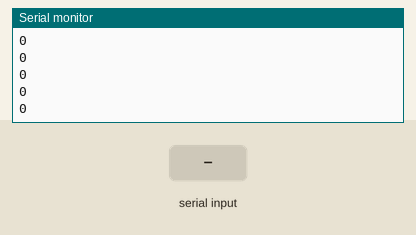
This sketch was run on a simulated Arduino Uno, built with avr-gcc and run on an emulated ATmega328P. Parts: the last lines printed to the serial monitor. The test bench sets the inputs (shaded band).

Above: at 1.2 s.
1.3 s: "90,45\n" received over Serial
At 2.3 s:
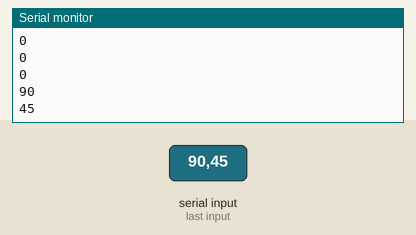
2.8 s: "30,150\n" received over Serial
At 3.5 s:
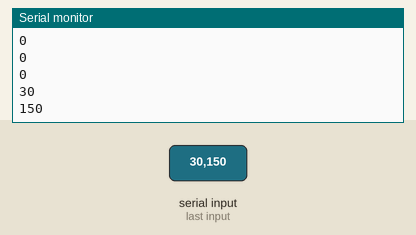
Timing chart, 0 to 5.8 s (numbered marks = the images above; inputs shaded):
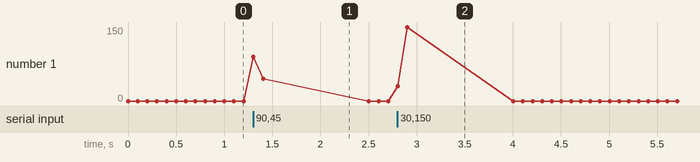

Measured:
- after the input at 1.3 s, the serial monitor: prints a new line at once (image 1)
- after the input at 2.8 s, the serial monitor: prints a new line at once (image 2)

The sketch:

Serial_input.ino
```cpp
// This is a basic code that can be used to recive a keyboard input over the serial line

int value = 0; // set values you need to zero

void setup() { Serial.begin(9600);    // start serial at 9600 baud

}

void loop() {

  if(Serial.available()) {value = Serial.parseInt(); }   // Parse an Integer from Serial

 Serial.println(value); // Print Value from serial input

 delay(100);


}
```
